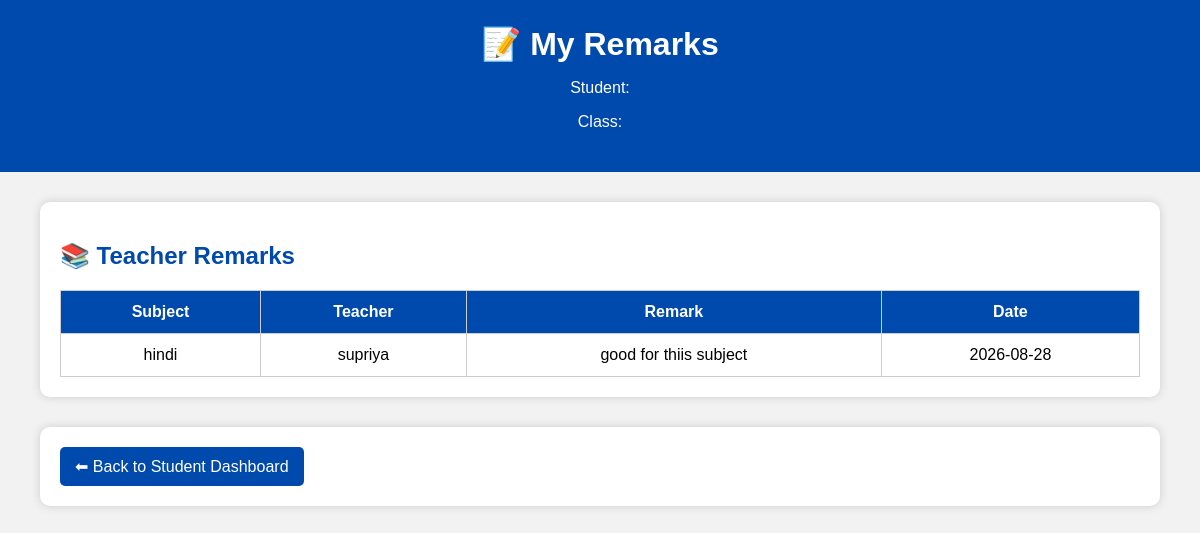
The app's page /student-remarks.php (signed in) with its own data.
### tables this page shows
CREATE TABLE `remarks` (
  `id` int(11) NOT NULL,
  `student_id` int(11) NOT NULL,
  `student_name` varchar(100) NOT NULL,
  `class` varchar(20) NOT NULL,
  `subject` varchar(100) NOT NULL,
  `teacher_name` varchar(100) NOT NULL,
  `remark` text NOT NULL,
  `remark_date` date NOT NULL
);

### student-remarks.php (the view, shortened to what this page needs)
<?php
include "connection.php";
$student_id = $_SESSION['student_id'];
$sql = "SELECT *
        FROM remarks
        WHERE student_id='$student_id'
        ORDER BY id DESC";
$result = mysqli_query($conn, $sql);
?>
<!DOCTYPE html>
<html>
<head>
</head>
<body>
<div class="header">
<h1>📝 My Remarks</h1>
<p>
Student:
</p>
<p>
Class:
</p>
</div>
<div class="box">
<h2>📚 Teacher Remarks</h2>
<?php
if(mysqli_num_rows($result) == 0)
{
?>
<div class="no-remark">
<h3>📭 No Remarks Found</h3>
<p>
Abhi teacher ne koi remark add nahi kiya hai.
</p>
</div>
<?php
}
else
{
?>
<table>
<tr>
<th>Subject</th>
<th>Teacher</th>
<th>Remark</th>
<th>Date</th>
</tr>
<?php
while($row = mysqli_fetch_assoc($result))
{
?>
<tr>
<td>
<?php
echo htmlspecialchars(
    $row['subject']
);
?>
</td>
<td>
<?php
echo htmlspecialchars(
    $row['teacher_name']
);
?>
</td>
<td>
<?php
echo nl2br(
    htmlspecialchars(
        $row['remark']
    )
);
?>
</td>
<td>
<?php
echo htmlspecialchars(
    $row['remark_date']
);
?>
</td>
</tr>
<?php
}
?>
</table>
<?php
}
?>
</div>
<div class="box">
<a
class="back"
href="student-dashboard.php"
>
⬅ Back to Student Dashboard
</a>
</div>
</body>
</html>

### student-remarks.php (style rules this page uses)
body { margin:0; font-family:Arial, sans-serif; background:#f2f2f2; }
.header { background:#004aad; color:white; padding:25px; text-align:center; }
.header h1 { margin:0 0 10px 0; }
.box { width:90%; margin:30px auto; background:white; padding:20px; border-radius:10px; box-shadow:0 0 10px #ccc; }
h2 { color:#004aad; }
table { width:100%; border-collapse:collapse; margin-top:20px; }
th { background:#004aad; color:white; padding:12px; border:1px solid #ccc; }
td { padding:12px; border:1px solid #ccc; text-align:center; }
.back { display:inline-block; background:#004aad; color:white; padding:10px 15px; border-radius:5px; text-decoration:none; }

### records on screen
remarks: subject "hindi", teacher_name "supriya", remark "good for thiis subject", remark_date "2026-08-28"
